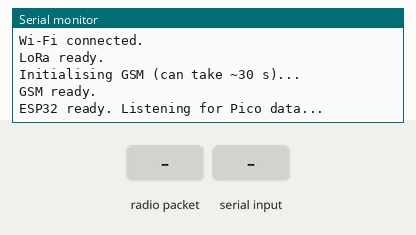
Simulated run of this sketch. Board: ESP32. On the bench: the last lines printed to the serial monitor. The test bench sets the inputs (shaded band). WiFi joins after 1.5 s; servers stay silent unless stated; uploads are accepted with an empty reply; no radio packets arrive unless stated; the modem accepts every AT command (registered, SIM ready, sends succeed) and sends nothing else.

Above: at 14.7 s.
14.8 s: radio packet "OK" arrives
At 16.2 s:
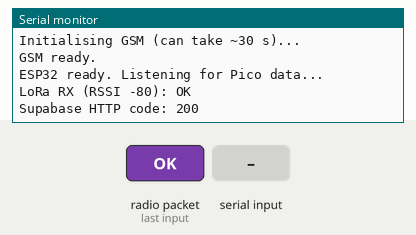
16.5 s: "OK\n" received over the second serial link
At 16.66 s:
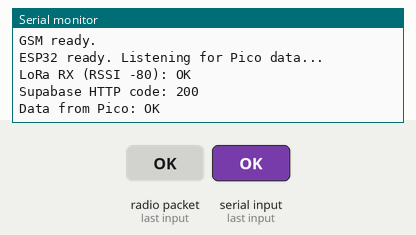
18.0 s: radio packet "READY" arrives
At 18.16 s:
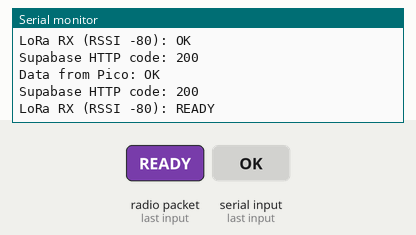
19.5 s: "READY\n" received over the second serial link
At 19.66 s:
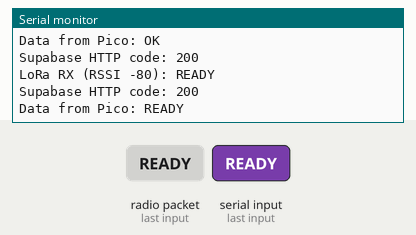
21.0 s: radio packet ",1" arrives
At 21.16 s:
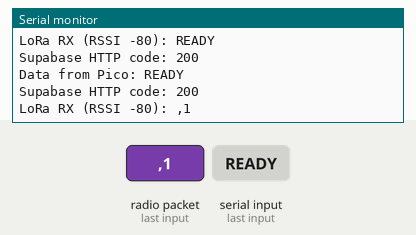
22.5 s: ",1\n" received over the second serial link
At 22.66 s:
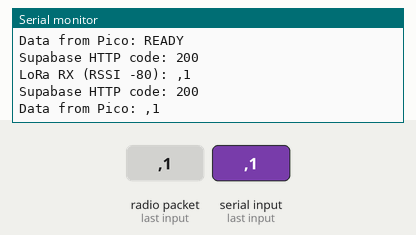

Measured:
- after the input at 14.8 s, the serial monitor: prints a new line at once (image 1)
- after the input at 16.5 s, the serial monitor: prints a new line at once (image 2)
- after the input at 18.0 s, the serial monitor: prints a new line at once (image 3)
- after the input at 19.5 s, the serial monitor: prints a new line at once (image 4)
- after the input at 21.0 s, the serial monitor: prints a new line at once (image 5)
- after the input at 22.5 s, the serial monitor: prints a new line at once (image 6)

The sketch:

esp32.ino
```cpp
#include <WiFi.h>
#include <HTTPClient.h>
#include <SPI.h>
#include <LoRa.h>

// ================= Wi-Fi =================
const char* ssid     = "YOUR_WIFI_SSID";
const char* password = "YOUR_WIFI_PASSWORD";

// ================= Supabase =================
const char* supabase_url = "https://oqsdoubmzzkfgcvvsbfb.supabase.co/rest/v1/sensor_table";
const char* supabase_key = "YOUR_SUPABASE_ANON_KEY";

// ================= Pico UART (Serial1) =================
#define RXpico 32
#define TXpico 33

// ================= GSM (Serial2) =================
#define RXD2 16
#define TXD2 17
HardwareSerial& sim900a = Serial2;
const String RECIPIENT_NUMBER = "+60XXXXXXXXXX";
const unsigned long SMS_COOLDOWN_MS = 5UL * 60UL * 1000UL; // min gap between SMS
unsigned long lastSmsTime = 0;
bool gsmReady = false;

// ================= LoRa (custom VSPI) =================
#define SCK_PIN   5
#define MISO_PIN  19
#define MOSI_PIN  27
#define SS_PIN    18
#define RST_PIN   14
#define DIO0_PIN  26
#define LORA_FREQ 433E6          // change to match your module/band
SPIClass customSPI(VSPI);
bool loraReady = false;

// ---------------------------------------------------------------
// GSM helpers
// ---------------------------------------------------------------
String sendCommand(const String& cmd, unsigned int timeout = 2000) {
  String response = "";
  sim900a.println(cmd);
  unsigned long start = millis();
  while (millis() - start < timeout) {
    while (sim900a.available()) response += (char)sim900a.read();
  }
  return response;
}

bool initGSM() {
  if (sendCommand("AT").indexOf("OK") == -1) return false;

  bool simOk = false;
  for (int i = 0; i < 3 && !simOk; i++) {
    simOk = sendCommand("AT+CPIN?").indexOf("READY") != -1;
    if (!simOk) delay(1000);
  }
  if (!simOk) return false;

  for (int i = 0; i < 15; i++) {
    String r = sendCommand("AT+CREG?");
    if (r.indexOf(",1") != -1 || r.indexOf(",5") != -1) {
      sendCommand("AT+CMGF=1", 1000); // SMS text mode
      return true;
    }
    delay(2000);
  }
  return false;
}

bool sendSMS(const String& text) {
  if (!gsmReady) return false;
  if (millis() - lastSmsTime < SMS_COOLDOWN_MS && lastSmsTime != 0) {
    Serial.println("SMS skipped (cooldown).");
    return false;
  }

  sim900a.print("AT+CMGS=\"");
  sim900a.print(RECIPIENT_NUMBER);
  sim900a.println("\"");
  delay(1000);
  sim900a.print(text);
  delay(200);
  sim900a.write(26); // Ctrl+Z

  String resp = "";
  unsigned long start = millis();
  while (millis() - start < 15000) {
    while (sim900a.available()) resp += (char)sim900a.read();
    if (resp.indexOf("+CMGS:") != -1) {
      lastSmsTime = millis();
      Serial.println("SMS sent.");
      return true;
    }
    if (resp.indexOf("ERROR") != -1) break;
  }
  Serial.println("SMS failed: " + resp);
  return false;
}

// ---------------------------------------------------------------
// LoRa helpers
// ---------------------------------------------------------------
bool initLoRa() {
  customSPI.begin(SCK_PIN, MISO_PIN, MOSI_PIN, SS_PIN);
  LoRa.setSPI(customSPI);
  LoRa.setPins(SS_PIN, RST_PIN, DIO0_PIN);
  if (!LoRa.begin(LORA_FREQ)) return false;
  LoRa.receive(); // stay in RX mode by default
  return true;
}

bool sendLoRa(const String& payload) {
  if (!loraReady) return false;
    if (payload.length() > 250) {
      Serial.println("LoRa packet too large. Not sending.");
      return false;
    }

    LoRa.beginPacket();
    LoRa.print(payload);
    bool ok = LoRa.endPacket();

    LoRa.receive();

    return ok;
  }

// ---------------------------------------------------------------
// Wi-Fi / Supabase
// ---------------------------------------------------------------
void connectWiFi(unsigned long timeoutMs = 15000) {
  WiFi.begin(ssid, password);
  unsigned long start = millis();
  while (WiFi.status() != WL_CONNECTED && millis() - start < timeoutMs) {
    delay(500);
    Serial.print(".");
  }
  Serial.println(WiFi.status() == WL_CONNECTED ? "\nWi-Fi connected." : "\nWi-Fi not available.");
}

bool sendToSupabase(const String& jsonPayload) {
  if (WiFi.status() != WL_CONNECTED) {
    WiFi.reconnect();
    return false;
  }

  HTTPClient http;
  http.begin(supabase_url);
  http.addHeader("Content-Type", "application/json");
  http.addHeader("apikey", supabase_key);
  http.addHeader("Authorization", String("Bearer ") + supabase_key);
  http.addHeader("Prefer", "return=minimal");

  int code = http.POST(jsonPayload);
  http.end();

  Serial.print("Supabase HTTP code: ");
  Serial.println(code);
  return code >= 200 && code < 300; // 201 = created
}

// ---------------------------------------------------------------
// Alert detection -- ADJUST to match your Pico's JSON
// ---------------------------------------------------------------
bool isHighRisk(const String& payload) {
  return payload.indexOf("Warning") != -1 || payload.indexOf("Evacuate") != -1;
}

// ---------------------------------------------------------------
// Setup / loop
// ---------------------------------------------------------------
void setup() {
  Serial.begin(115200);
  Serial1.begin(9600, SERIAL_8N1, RXpico, TXpico);   // Pico
  sim900a.begin(9600, SERIAL_8N1, RXD2, TXD2);       // GSM

  Serial.print("Connecting to Wi-Fi");
  connectWiFi();

  loraReady = initLoRa();
  Serial.println(loraReady ? "LoRa ready." : "LoRa init FAILED.");

  Serial.println("Initialising GSM (can take ~30 s)...");
  delay(5000); // short boot wait; increase to 20000 if AT check fails
  gsmReady = initGSM();
  Serial.println(gsmReady ? "GSM ready." : "GSM init FAILED.");

  Serial.println("ESP32 ready. Listening for Pico data...");
}

void loop() {
  // 1) Data from the Pico
  if (Serial1.available()) {
    String data = Serial1.readStringUntil('\n');
    data.trim();

    if (data.length() > 0) {
      Serial.println("Data from Pico: " + data);

      bool delivered = sendToSupabase(data);      // primary: Wi-Fi -> cloud
      if (!delivered) {
        delivered = sendLoRa(data);               // fallback: LoRa
      }
      if (!delivered) Serial.println("No uplink available for this reading.");

      if (isHighRisk(data)) {
        sendSMS("SIAGA ALERT: " + data.substring(0, 120));
      }
    }
  }

  // 2) Packets from other nodes -> forward to cloud if we have Wi-Fi
  if (loraReady) {
    int packetSize = LoRa.parsePacket();
    if (packetSize) {
      String rx = "";
      while (LoRa.available()) rx += (char)LoRa.read();
      Serial.println("LoRa RX (RSSI " + String(LoRa.packetRssi()) + "): " + rx);
      bool delivered = sendToSupabase(rx);

      if (!delivered) {
        Serial.println("LoRa data could not be uploaded to Supabase.");
      }

      if (isHighRisk(rx)) {
        sendSMS("SIAGA ALERT (via LoRa): " + rx.substring(0, 110));
      }
    }
  }

  // 3) Occasional Wi-Fi recovery
  static unsigned long lastWifiTry = 0;
  if (WiFi.status() != WL_CONNECTED && millis() - lastWifiTry > 30000) {
    lastWifiTry = millis();
    WiFi.reconnect();
  }
}
```
